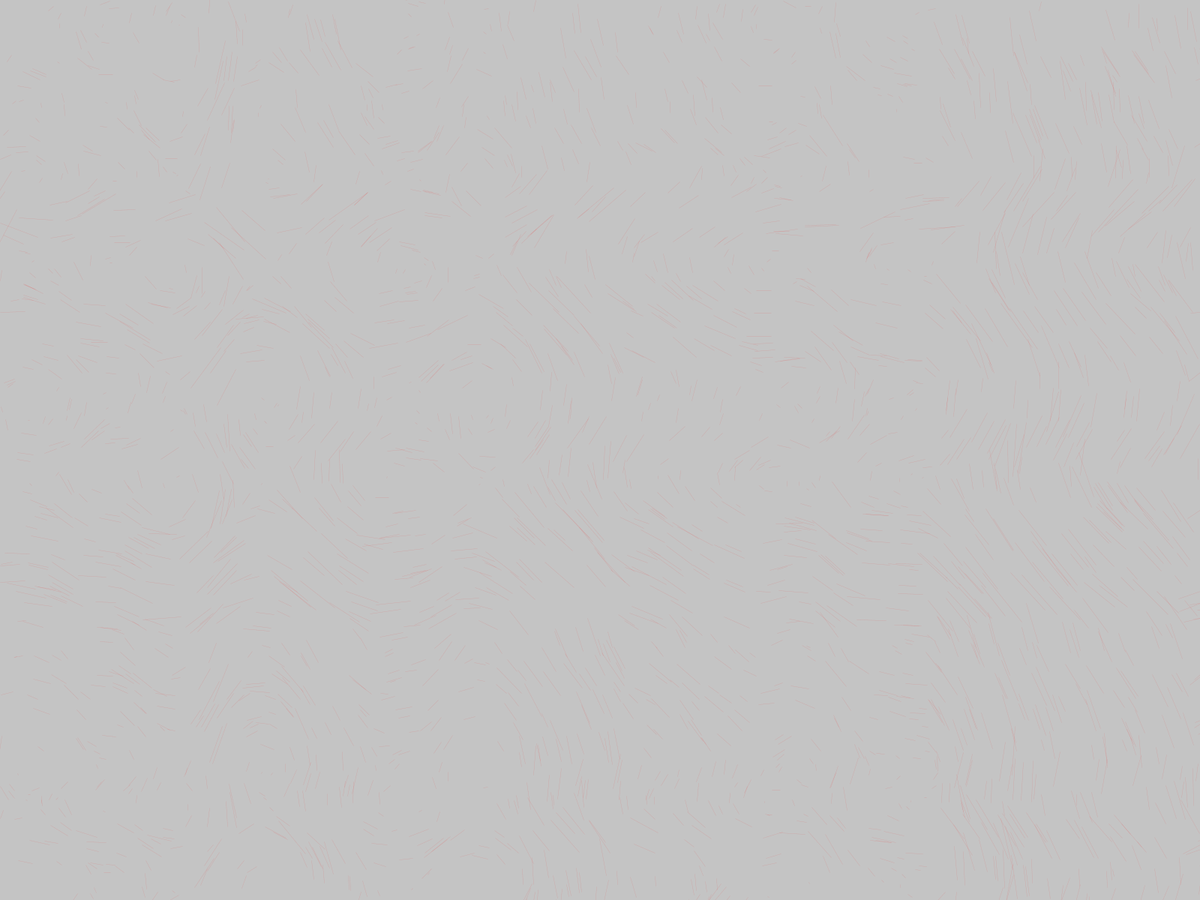
Frame 1 (no input)
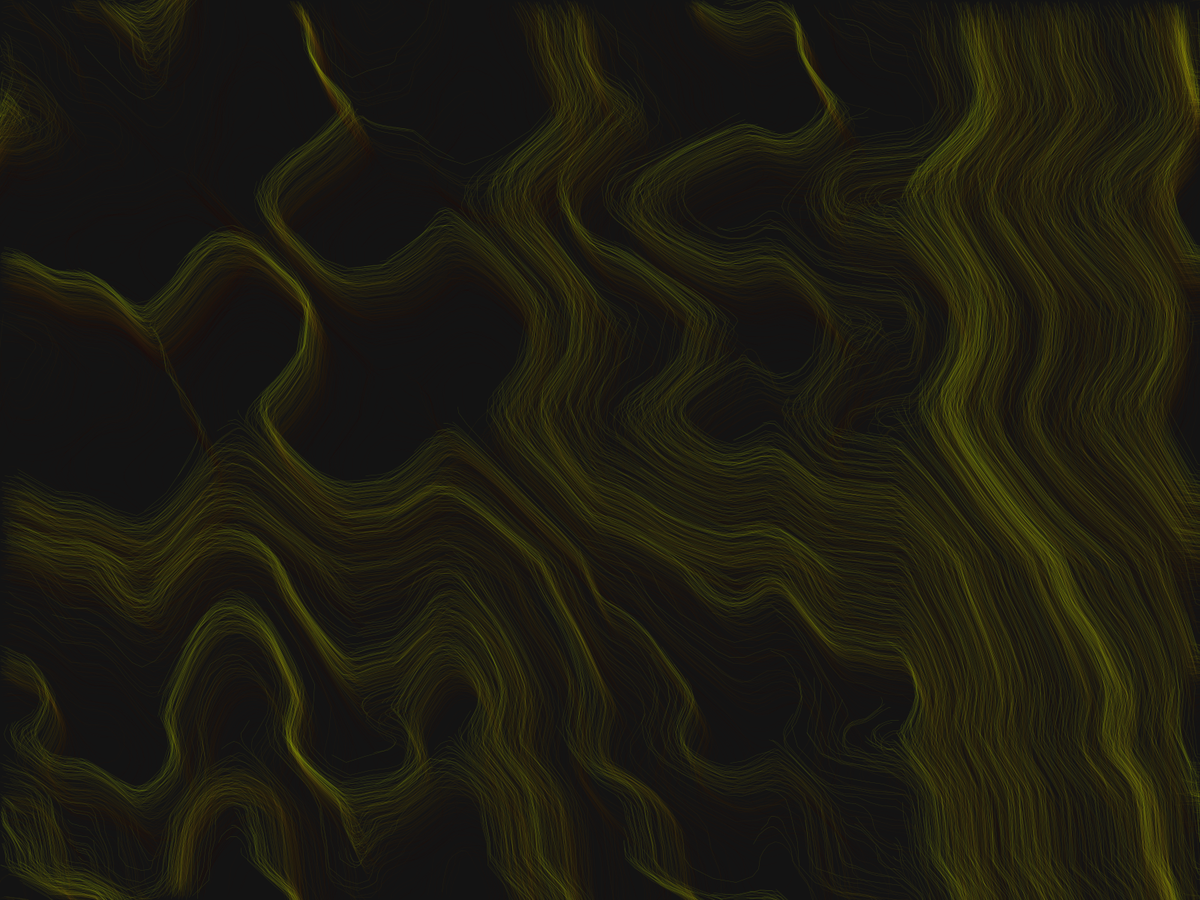
Frame 60 (the mouse pressed at the canvas centre just before this capture)
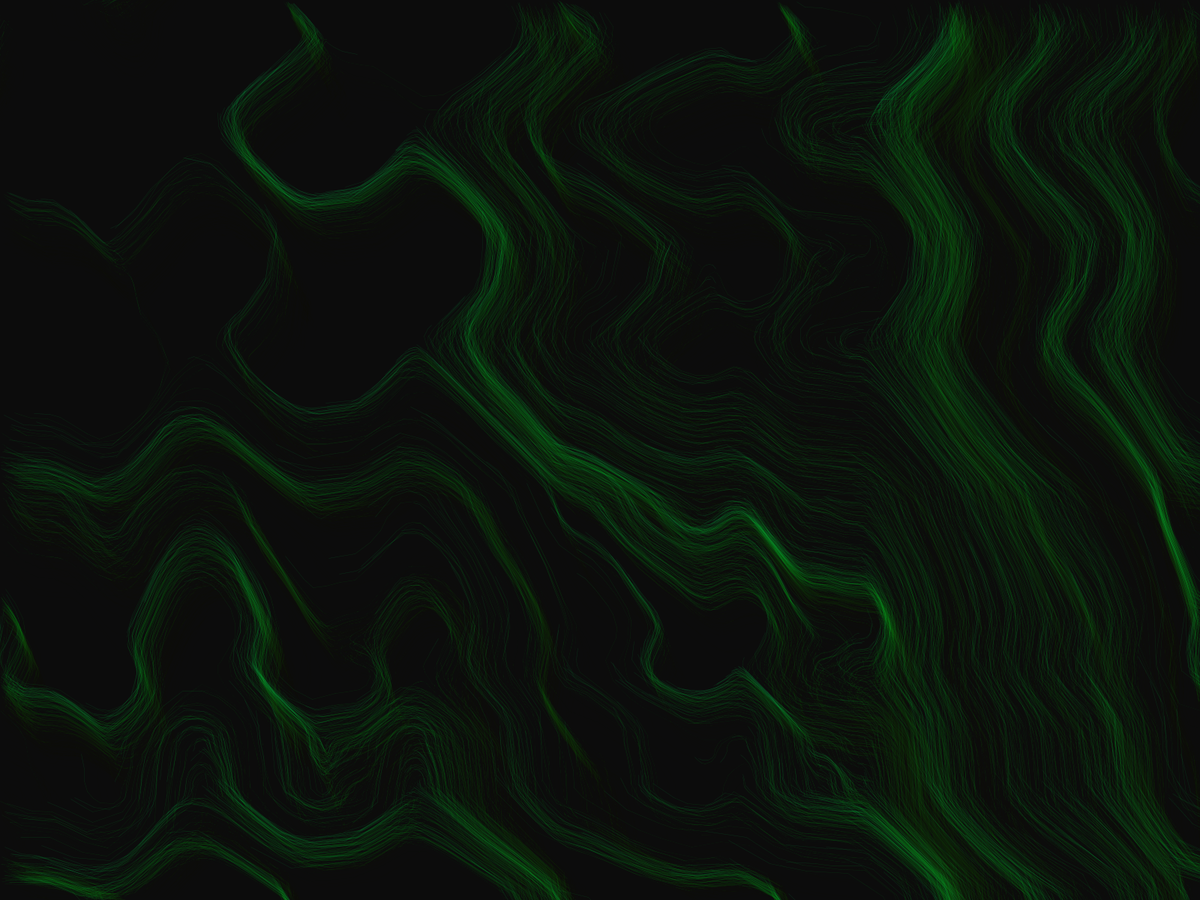
Frame 120 (the mouse held since frame 60 and released just before this capture)

The Processing sketch that drew these frames (run headless with seeded random() and noise(); from frame 60 on, the mouse is pressed at the canvas centre):

// Processing sketch: LetItFlow
// ── LetItFlow.pde
int numParticles = 2500;

Particle[] particles = new Particle[numParticles];

float mult = 150;
void setup() {
  //size(800, 800);
  fullScreen();
  frameRate(10000);
  smooth();
  colorMode(HSB);
  for (int i = 0; i < particles.length; i++) {
    particles[i] = new Particle();
  }
  fill(0, 10);
}

void draw() {
  rect(-1, -1, width+1, height+1);
  for (Particle p : particles) {
    p.update();
    p.show();
  }
}

// ── Class.pde
class Particle {
  PVector loc, vel;
  float hu;
  float xOff;
  float yOff;
  float xInc = 0.1;
  float yInc = 0.03;
  float lmult;

  Particle() {
    loc = new PVector(random(width), random(height));
    vel = new PVector();
    hu = 0;
    xOff = 0;
    yOff = 0;
  }

  void update() {
    vel.x = noise(xOff/10+loc.y/150)-0.5;
    vel.y = noise(yOff/10+loc.x/150)-0.5;
    xInc = map(noise(xInc), 0, 1, 0, 0.15);
    yInc = map(noise(yInc), 0, 1, 0, 0.03);
    mult = 3*map(noise(mult), 0, 1, 0, 90);


    vel.mult(mult);
    loc.add(vel);

    hu +=10*xInc;

    if (lmult == mult)mult++;
    if (hu > 255)hu = 0;
    if (loc.x<0)loc.x+=width;
    if (loc.x>width)loc.x-=width;
    if (loc.y<0)loc.y+=height;
    if (loc.y>height)loc.y-=height;

    lmult = mult;

    xOff +=1.25*xInc;
    yOff +=2.7*yInc;
  }

  void show() {
    strokeWeight(0.4);
    stroke(hu, 255, 255, 40);
    line(loc.x, loc.y, loc.x-vel.x, loc.y-vel.y);
  }
}
